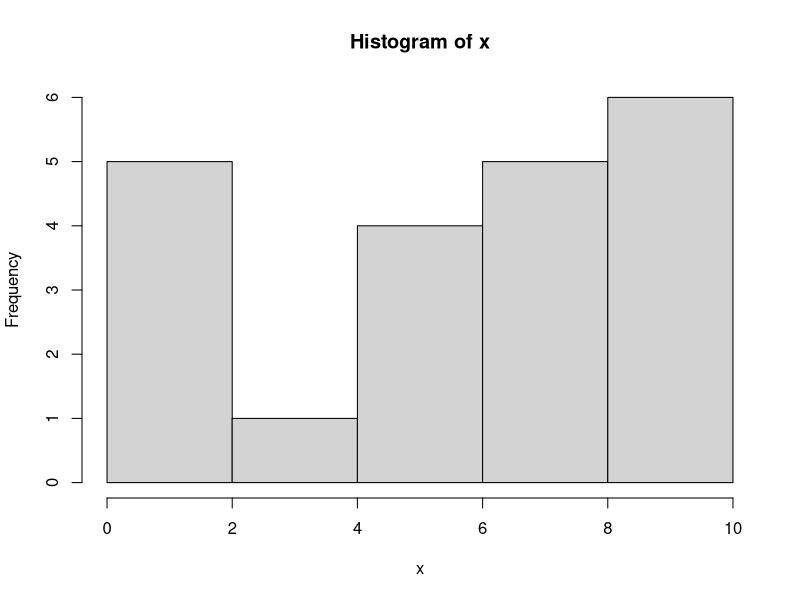
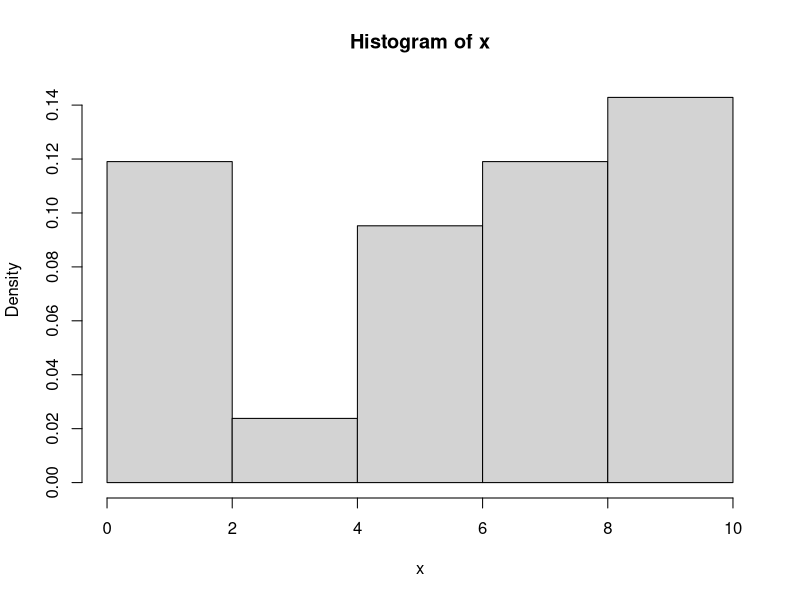
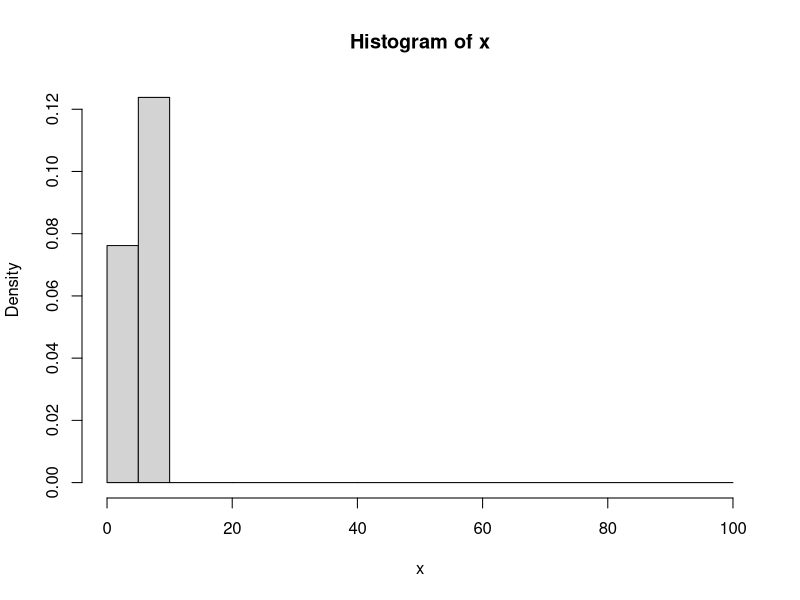
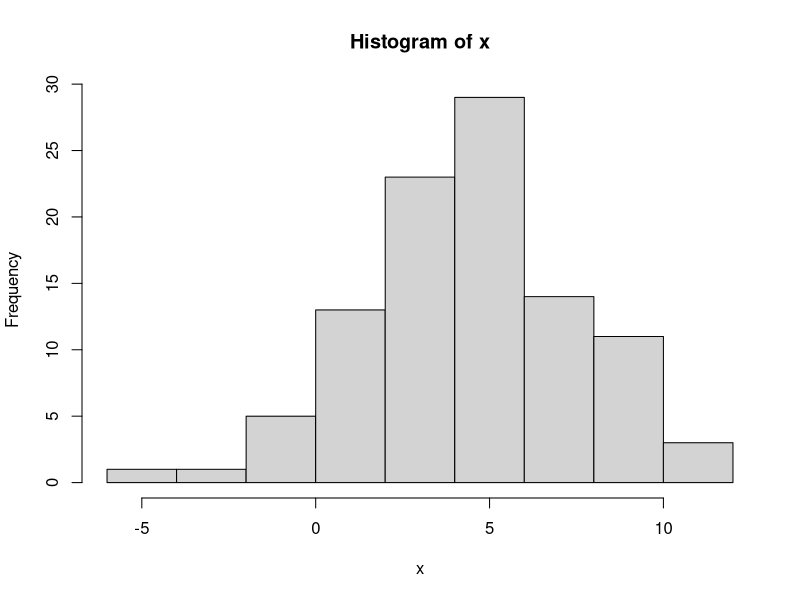
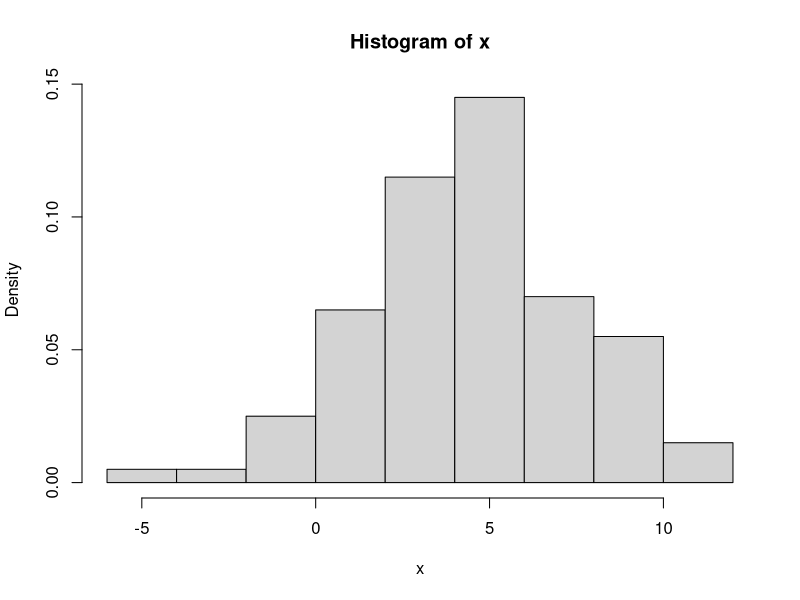

Here is the R script that generated these plots, in order: (Note: this script raises an error after producing the figures.)
############################
#1. histogram of discrete data
###########################
x <- sample(1:10, 21, replace = TRUE)  # create a variable(vector) with list of 21 discrete numbers
x  # display value of variable x

v=matrix(x,nrow = 3)

table(x)         # frequency of x
y <- sort(x)  # order variable x and assign it to a new variable y
y  # display value of variable y

summary(x)  # display the descriptive statistics of x
hist(x)  # histogram
hist(x, freq=FALSE)  # histogram shows the relative frequency
hist(x, freq=FALSE, breaks = c(0, 5,10,20,40,100))  # histogram unequal classes width

############################
#2. histogram of continuous data
###########################
x <- rnorm(100, mean=5, sd=3)  # create a variable x following normal distribution N(5,3)
x
hist(x)
hist(x, freq=FALSE)  # histogram shows the relative frequency
hist(x, freq=FALSE, breaks = -2:11)  # histogram unequal classes width

############################
#3. box plot
###########################
x <- rnorm(100, mean=10, sd=5)  # create a variable x following normal distribution N(10,5)
boxplot(x)  # boxplot for one variable
hist(x)

z <- rnorm(100, mean=30, sd=10)  # create a variable z following normal distribution N(30,10)
boxplot(x,z)  # boxplot for multiple variables


############################
#4. mean and variance, and other measures of data
###########################

# create a list of number (vector) using c( )
d <- c(38,  59,  66,  78,  30,  22,  92, 101,  27,  65,  36,  46,  32,  53,  66,  65,  45,  57,  67)

mean(d)           #mean
sd(d)             #standard deviation
quantile(d)       #quantile
range(d)          #range
summary(d)      

############################
#5. other examples
###########################
# example, quantile definition/computation method is different.
x <- c(16,30.5,17.7,17.5,14.1,10,15.6,15,19.1,17.9,18.9,18.5,12.2,6)
y <- sort(x)
y
length(x)
mean(x)

median(x)
var(x)
sd(x)
summary(y)
quantile(y)

# practice for variance proposition
# check the relations between varaince/standard deviation of x and y.
x <- c(3,7,4,8,9,2)
x
mean(x)
var(x)

y <- x + 3
y
mean(y)
var(y)

y <- x * 3
y
mean(y)
var(y)

# example for boxplot
g <- c(211, 408,171,178,359,249,205,203,201,223,234,256)
k <- c(143,202,120,229,150,5,207,362,252,275,224)
p <- c(253,220,212,41,140,215,266,3,214,280)
boxplot(g,k,p)

x = 1:4
median(x)


